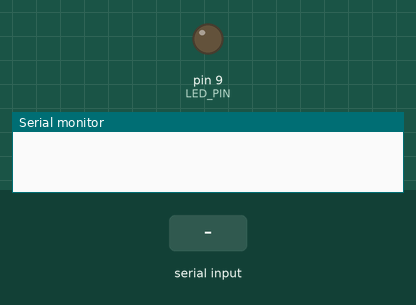
The sketch below on a simulated Arduino Uno, built with avr-gcc and run on an emulated ATmega328P. On the bench: output pins drawn as LEDs (lit = HIGH), the last lines printed to the serial monitor. The inputs (shaded band) are chosen by the test bench.

Above: at 1.2 s.
1.3 s: "1" received over Serial
At 3.4 s:
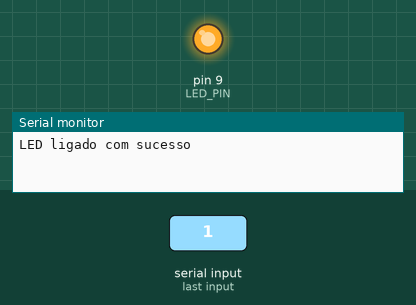
3.8 s: "0" received over Serial
At 5.3 s:
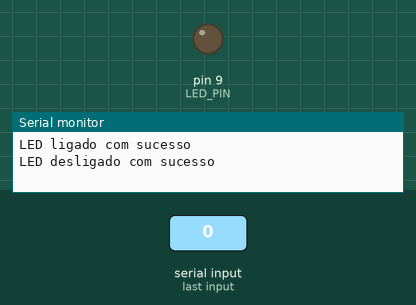
Timing chart, 0 to 6.8 s (numbered marks = the images above; inputs shaded):
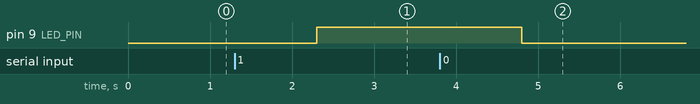

Measured:
- after the input at 1.3 s, pin 9 (LED_PIN): LOW → HIGH after 1.0 s
- after the input at 3.8 s, pin 9 (LED_PIN): HIGH → LOW after 1.0 s

The sketch:

Ligar_LED.ino
```cpp
#define LED_PIN 9

#define ACTIVATE_LED "1"

#define DEACTIVATE_LED "0"

void setup() {
  Serial.begin(9600);
  pinMode(LED_PIN, OUTPUT);
}

void loop() {
  String s = Serial.readString();

  if(s == ACTIVATE_LED){
    digitalWrite(LED_PIN, HIGH);
    Serial.println("LED ligado com sucesso");
  }
  else if(s == DEACTIVATE_LED){
    digitalWrite(LED_PIN, LOW);
    Serial.println("LED desligado com sucesso");
  }
}
```
